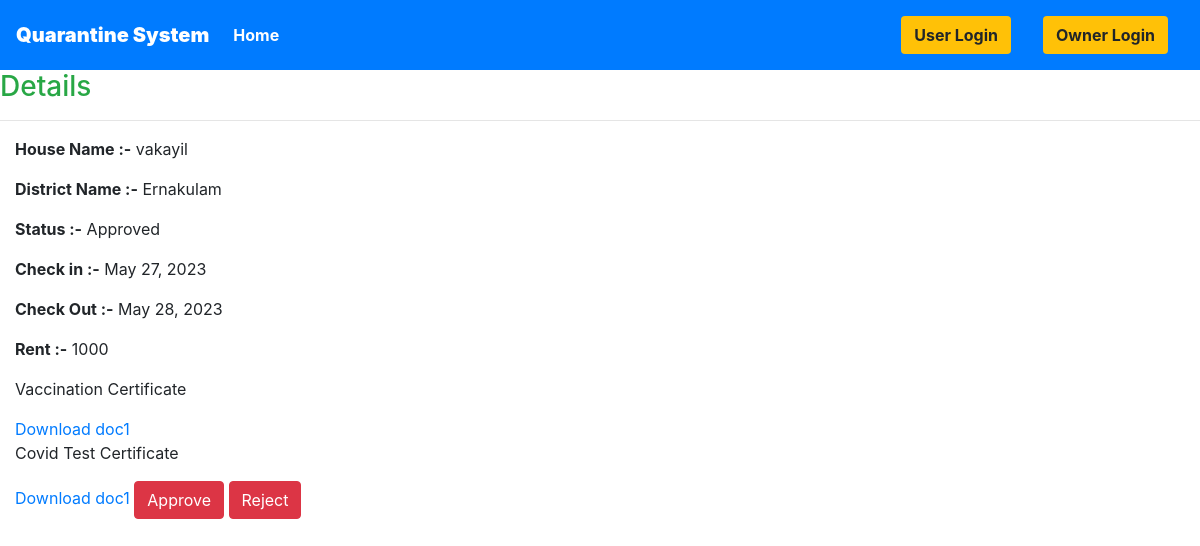
The app's page /view-doc/12 with its own data.
### myapp/models.py (models this page shows, shortened)
class booking(models.Model):
    h_id = models.ForeignKey(building_details, on_delete=models.CASCADE)
    user_id = models.ForeignKey(user_details, on_delete=models.CASCADE)
    owner_id =models.ForeignKey(owner_details, on_delete=models.CASCADE)
    requested_date = models.DateField()
    check_in = models.DateField()
    check_out = models.DateField(null=True)
    members = models.IntegerField()
    status=models.CharField(max_length=100,default="Not Approved")
    doc1 = models.FileField(upload_to='docs')
    doc2 = models.FileField(upload_to='docs')

class building_details(models.Model):
    h_id = models.IntegerField(default=0)
    p_id = models.ForeignKey(place, on_delete=models.CASCADE)
    owner_id = models.ForeignKey(owner_details, on_delete=models.CASCADE)
    house_name = models.CharField(max_length=50)
    description = models.CharField(max_length=300)
    capacity = models.IntegerField()
    picture = models.ImageField(upload_to="Building")
    contact = models.IntegerField()
    rental = models.IntegerField()

class place(models.Model):
    districtname = models.CharField(max_length=50)
    state = models.CharField(max_length=50)
    pincode = models.IntegerField()

### myapp/views.py (the view)
# urls.py: path('view-doc/<int:id>',views.view_doc),
def view_doc(request,id):
    b=booking.objects.get(id=id)
    context={'i':b}
    return render(request,'./staff/viewdoc.html',context)

### myapp/templates/staff/viewdoc.html
{% extends 'basic.html' %} {% block title %}View Room {% endblock title %} {% block body %}
<h3 class="text-success"> Details</h3>
<hr>
<div class="container mx-0 ">
    <p><b>House Name :-</b> {{i.h_id.house_name}}</p>
    <p><b>District Name  :-</b> {{i.h_id.p_id.districtname}}</p>
    <p><b>Status :-</b> {{i.status}} </p>
    <p><b>Check in :-</b> {{i.check_in}} </p>
    <p><b>Check Out :-</b> {{i.check_out}} </p>
    <p><b>Rent :-</b> {{i.h_id.rental}} </p>
    <p>Vaccination Certificate</p>
    <a href="{{ i.doc1.url }}" download="{{ booking_obj.doc1.name }}">Download doc1</a>
    <p>Covid Test Certificate</p>
    <a href="{{ i.doc2.url }}" download="{{ booking_obj.doc1.name }}">Download doc1</a>
    <a  href="/approve/{{i.id}}" class="btn btn-danger">Approve</a>
    <a  href="/reject/{{i.id}}" class="btn btn-danger">Reject</a>
</div>
 {% endblock body %}

### myapp/templates/basic.html (style rules this page uses)
a { text-decoration: none; }

### records on screen
booking: h_id.house_name "vakayil", h_id.p_id.districtname "Ernakulam", status "Approved", check_in "May 27, 2023", check_out "May 28, 2023", h_id.rental "1000"
